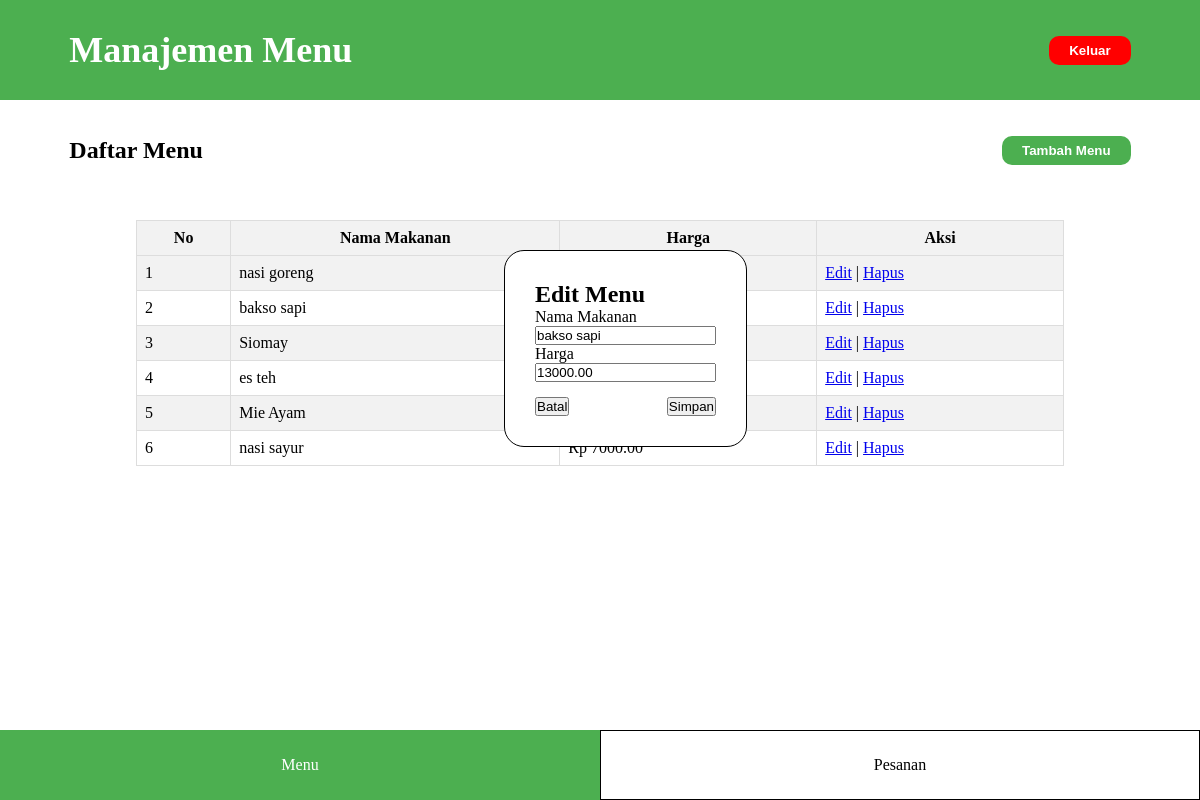
Page /admin_menu.php?edit=7 on the committed database.
### tables this page shows
CREATE TABLE `menu` (
  `id_menu` int(11) NOT NULL,
  `nama_makanan` varchar(100) DEFAULT NULL,
  `harga` decimal(10,2) DEFAULT NULL
);

### admin_menu.php (the view, shortened to what this page needs)
<?php
include "database.php";
if (isset($_GET['edit'])) {
    $id = $_GET['edit'];
    $sql = "SELECT * FROM menu WHERE id_menu = $id";
    $result = $conn->query($sql);
    if ($result->num_rows > 0) {
        $row = $result->fetch_assoc();
        ?>
        <section style="position: absolute; top: 250px; background-color: white; left: 42%; padding: 30px; border-radius: 20px; border: 1px solid black;">
            <h2>Edit Menu</h2>
            <form action="admin_menu.php" method="POST">
                <label for="nama_makanan">Nama Makanan</label><br>
                <input id="nama_makanan" type="text" name="nama_makanan" value="<?php echo $row['nama_makanan']; ?>"><br>
                <label for="harga">Harga</label><br>
                <input id="harga" type="number" name="harga" value="<?php echo $row['harga']; ?>"><br>
                <div style="display: flex; justify-content: space-between; margin-top: 15px;">
                    <button onclick="window.location.href='admin_menu.php'">Batal</button>
                    <button type="submit" name="edit">Simpan</button>
                </div>
            </form>
        </section>
        <?php
    } else {
        echo "Data tidak ditemukan!";
    }
}
$sql_select = "SELECT * FROM menu";
$result = $conn->query($sql_select);
?>
<!DOCTYPE html>
<html lang="en">
<head>
</head>
<body>
    <header>
        <p>Manajemen Menu</p>
        <button onclick="window.location.href='masuk.php'">Keluar</button>
    </header>
     <section class="judul">
        <h2>Daftar Menu</h2>
        <button onclick="tampilkanDivTambah()">Tambah Menu</button>
    </section>
    <section class="data">
        <table border="1" cellspacing="0" cellpadding="5">
            <tr>
                <th>No</th>
                <th>Nama Makanan</th>
                <th>Harga</th>
                <th>Aksi</th>
            </tr>
            <?php
            if ($result->num_rows > 0) {
                $no = 1;
                while ($row = $result->fetch_assoc()) {
                    echo "<tr>";
                    echo "<td>" . $no++ . "</td>";
                    echo "<td>" . $row['nama_makanan'] . "</td>";
                    echo "<td>Rp " . $row['harga'] . "</td>";
                    echo "<td>";
                    echo "<a href='admin_menu.php?edit=" . $row['id_menu'] . "'>Edit</a> | ";
                    echo "<a href='admin_menu.php?hapus=" . $row['id_menu'] . "' onclick='return confirm(\"Yakin ingin menghapus?\")'>Hapus</a>";
                    echo "</td>";
                    echo "</tr>";
                }
            } else {
                echo "<tr><td colspan='4'>Tidak ada data</td></tr>";
            }
            ?>
        </table>
    </section>
    <footer>
        <a class="menu1" href="admin_menu.php">Menu</a>
        <a class="menu2" href="admin_pesanan.php">Pesanan</a>
    </footer>
</body>
</html>

### admin_menu.php (style rules this page uses)
* { margin: 0; padding: 0; box-sizing: border-box; }
header { width: 100%; height: 100px; background-color: #4CAF50; display: flex; justify-content: space-between;; align-items: center; padding: 0 5.78vw; }
header p { font-size: 2.25rem; color: white; font-weight: bold; }
header button { padding: 7px 20px; background-color: red; border: none; color: white; font-weight: bold; border-radius: 10px; cursor: pointer; }
.judul { width: 100%; height: 100px; display: flex; justify-content: space-between;; align-items: center; padding: 0 5.78vw; }
.judul button { padding: 7px 20px; background-color: #4CAF50; border: none; color: white; font-weight: bold; border-radius: 10px; cursor: pointer; }
.data { display: flex; justify-content: center; align-items: center; flex-direction: column; min-height: 200px; padding: 20px; }
.data table { width: 80%; border-collapse: collapse; margin-bottom: 20px; }
.data th, .data td { border: 1px solid #ddd; padding: 8px; text-align: left; }
.data th { background-color: #f2f2f2; text-align: center; font-weight: bold; }
.data tr:nth-child(even) { background-color: #f2f2f2; }
footer { width: 100%; display: flex; height: 70px; position: fixed; bottom: 0; }
footer a { width: 50%; display: flex; justify-content: center; align-items: center; }
footer .menu1 { background-color: #4CAF50; text-decoration: none; color: white; }
footer .menu2 { background-color: white; text-decoration: none; color: black; border: 1px solid black }

### rows in the picture
menu: nama_makanan "bakso sapi", harga "13000.00"
menu: nama_makanan "nasi goreng"
menu: nama_makanan "Siomay"
menu: nama_makanan "es teh"
menu: nama_makanan "Mie Ayam"
menu: nama_makanan "nasi sayur", harga "7000.00"
